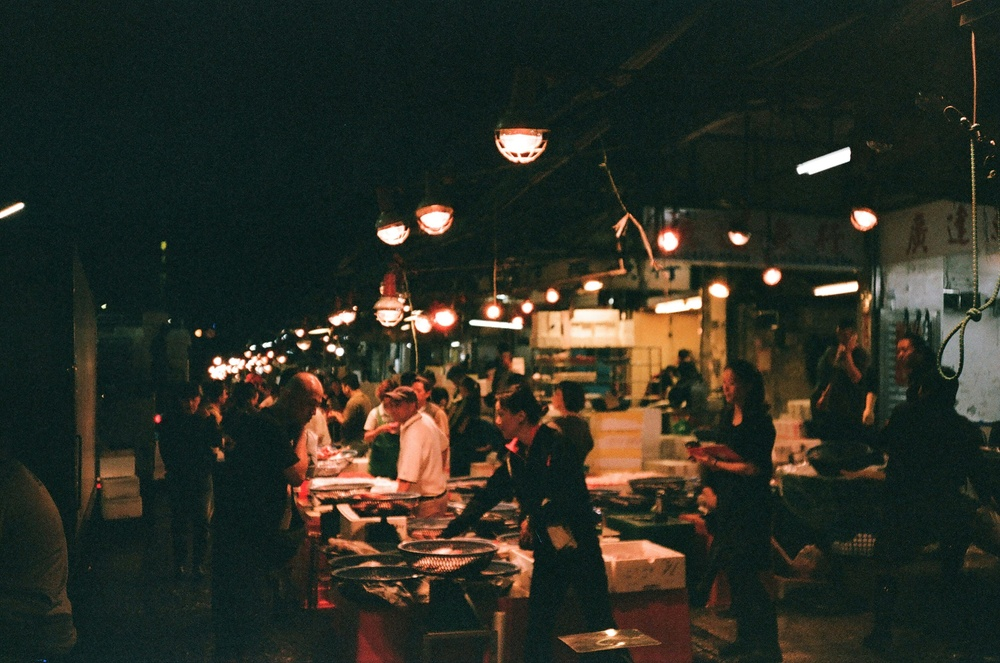
#> input picture img/03_Dim_Night_Market_Food_Alley.jpg, 1000 x 663 px, shrunk from 3130 x 2075 before the run
$ python inference.py -i ../../img/03_Dim_Night_Market_Food_Alley.jpg -o out.png
#> lines starting #> are read from the running program, lines starting #| are printed output that depends on the picture; after the words box and inside, x2 and y2 are one past the last pixel; in counts of white or black regions, pixels touching at a corner belong together
"""
Blind motion deconvolution using Wiener filter.
Estimates dominant blur direction via Fourier spectrum analysis,
then applies Wiener deconvolution.
"""
import argparse
import os
import cv2
import numpy as np
from scipy.signal import fftconvolve


def estimate_motion_kernel(gray, ksize=31):
    """Estimate motion blur angle from Fourier spectrum."""
    f = np.fft.fft2(gray.astype(np.float64))
    fshift = np.fft.fftshift(f)
    magnitude = np.log1p(np.abs(fshift))

    h, w = magnitude.shape
    cy, cx = h // 2, w // 2
    r = min(cy, cx) // 2

    best_angle = 0
    best_var = 0
    for angle_deg in range(0, 180, 5):
        angle_rad = np.deg2rad(angle_deg)
        vals = []
        for t in np.linspace(-r, r, 100):
            y = int(cy + t * np.sin(angle_rad))
            x = int(cx + t * np.cos(angle_rad))
            if 0 <= y < h and 0 <= x < w:
                vals.append(magnitude[y, x])
        v = np.var(vals) if vals else 0
        if v > best_var:
            best_var = v
            best_angle = angle_deg

    kernel = np.zeros((ksize, ksize), dtype=np.float64)
    center = ksize // 2
    angle_rad = np.deg2rad(best_angle)
    for i in range(ksize):
        offset = i - center
        y = int(center + offset * np.sin(angle_rad))
        x = int(center + offset * np.cos(angle_rad))
        if 0 <= y < ksize and 0 <= x < ksize:
            kernel[y, x] = 1.0
    kernel /= kernel.sum()
    return kernel, best_angle


def wiener_deconvolve(img, kernel, snr=0.01):
    """Per-channel Wiener deconvolution."""
    kernel_padded = np.zeros_like(img[:, :, 0], dtype=np.float64)
    kh, kw = kernel.shape
    kernel_padded[:kh, :kw] = kernel
    # center the kernel
    kernel_padded = np.roll(kernel_padded, -(kh // 2), axis=0)
    kernel_padded = np.roll(kernel_padded, -(kw // 2), axis=1)

    K = np.fft.fft2(kernel_padded)
    K_conj = np.conj(K)
    K_abs2 = np.abs(K) ** 2

    result = np.zeros_like(img, dtype=np.float64)
    for c in range(img.shape[2]):
        F = np.fft.fft2(img[:, :, c].astype(np.float64))
        W = K_conj / (K_abs2 + snr)
        result[:, :, c] = np.real(np.fft.ifft2(F * W))

    return np.clip(result, 0, 255).astype(np.uint8)


def main():
    parser = argparse.ArgumentParser()
    parser.add_argument('--input', '-i', type=str, required=True)
    parser.add_argument('--output', '-o', type=str, required=True)
    parser.add_argument('--kernel_size', type=int, default=21)
    parser.add_argument('--snr', type=float, default=0.005)
    args = parser.parse_args()

    img = cv2.imread(args.input)
#> img is the input picture: shape (663, 1000, 3); mean B, G, R 37.1, 46.4, 43.8
    if img is None:
        raise FileNotFoundError(f'Cannot read {args.input}')

    print(f'Input: {args.input} ({img.shape[1]}x{img.shape[0]})')
#| Input: ../../img/03_Dim_Night_Market_Food_Alley.jpg (1000x663)

    gray = cv2.cvtColor(img, cv2.COLOR_BGR2GRAY)
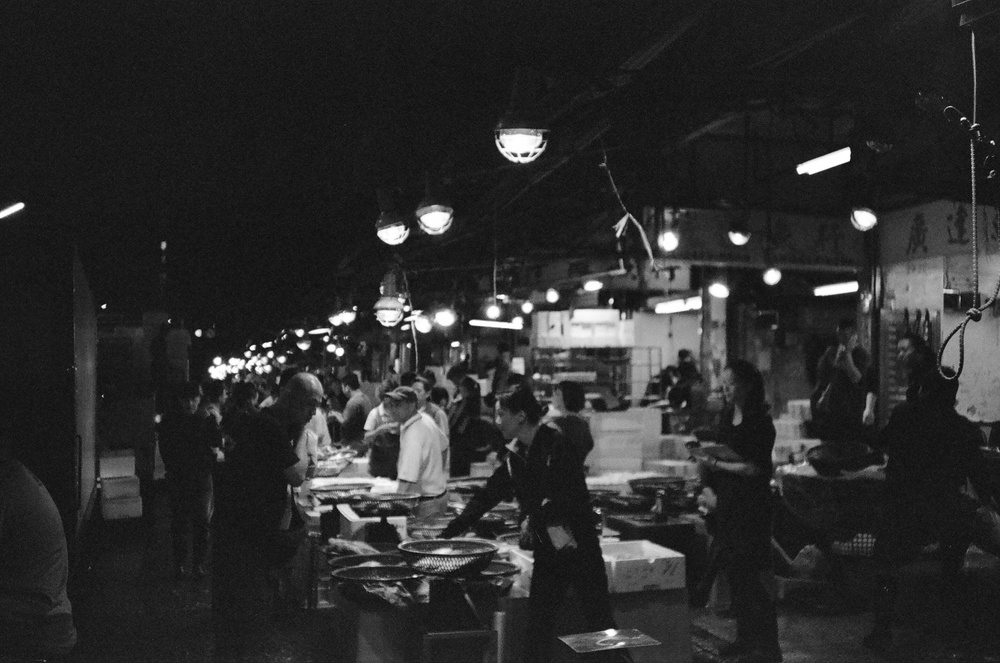
#> gray: shape (663, 1000); min 7, max 255, mean 44.6
    kernel, angle = estimate_motion_kernel(gray, ksize=args.kernel_size)
#> in estimate_motion_kernel, `magnitude = np.log1p(np.abs(fshift))`:
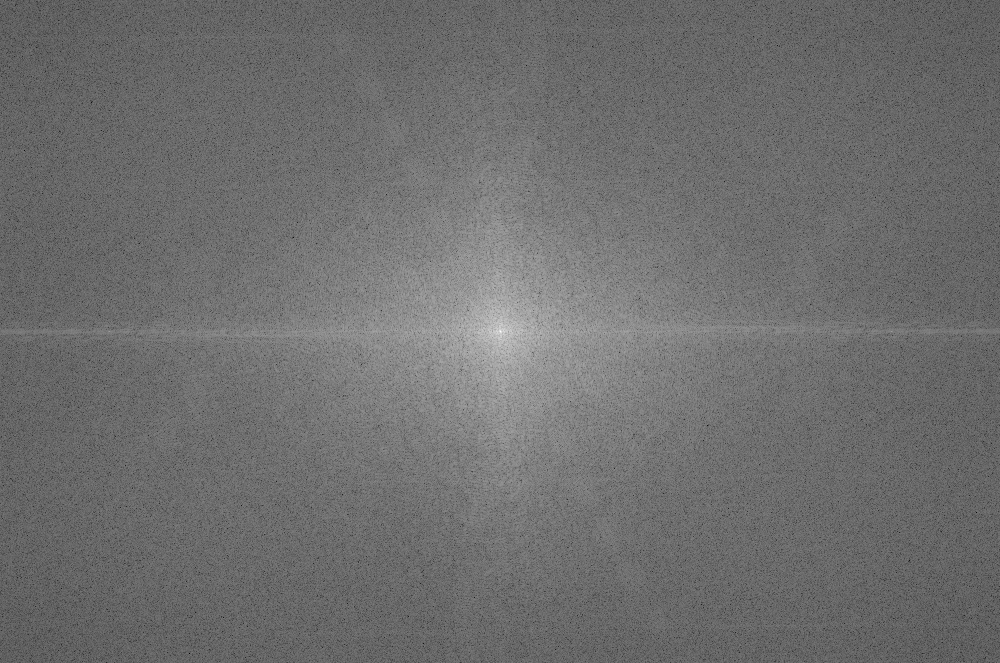
#> magnitude: shape (663, 1000) float64; min 1.5, max 17.2, mean 8.31; drawn with min black and max white
#> after the loop in estimate_motion_kernel, `for angle_deg in range(0, 180, 5):`: best_angle = 55; best_var = 2.49
#> in estimate_motion_kernel, `angle_rad = np.deg2rad(best_angle)`: angle_rad = 0.96
#> the loop in estimate_motion_kernel, `for i in range(ksize):` made 21 passes
#> (y, x) on passes 1 to 12: (1, 4), (2, 4), (3, 5), (4, 5), (5, 6), (5, 7), (6, 7), (7, 8), (8, 8), (9, 9), (10, 10), (10, 10)
#> after the loop in estimate_motion_kernel, `for i in range(ksize):`:
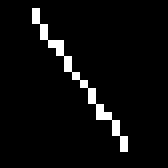
#> kernel: shape (21, 21) float64 (shown 8 times larger); values 0 (black) and 1 (white), 4.5% white in thin lines or dots, all inside (x1, y1, x2, y2) = (4, 1, 16, 19)
#> angle = 55
    print(f'Estimated motion blur angle: {angle} degrees, kernel size: {args.kernel_size}')
#| Estimated motion blur angle: 55 degrees, kernel size: 21

    result = wiener_deconvolve(img, kernel, snr=args.snr)
#> in wiener_deconvolve, `kernel_padded[:kh, :kw] = kernel`:
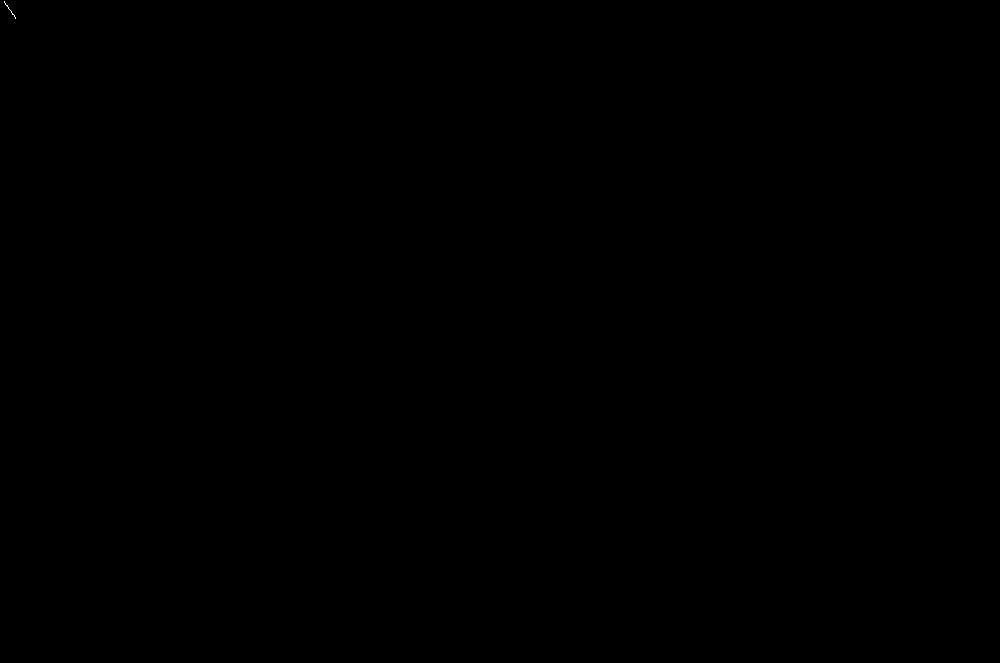
#> kernel_padded: shape (663, 1000) float64; values 0 (black) and 0.05 (white), 0% white in thin lines or dots, all inside (x1, y1, x2, y2) = (4, 1, 16, 19)
#> in wiener_deconvolve, `kernel_padded = np.roll(kernel_padded, -(kh // 2), axis=0)`: kernel_padded: shape (663, 1000) float64; values 0 (black) and 0.05 (white), 0% white in thin lines or dots, all inside (x1, y1, x2, y2) = (4, 0, 16, 663)
#> in wiener_deconvolve, `kernel_padded = np.roll(kernel_padded, -(kw // 2), axis=1)`: kernel_padded: shape (663, 1000) float64; values 0 (black) and 0.05 (white), 0% white in thin lines or dots
#> in wiener_deconvolve, `K_abs2 = np.abs(K) ** 2`:
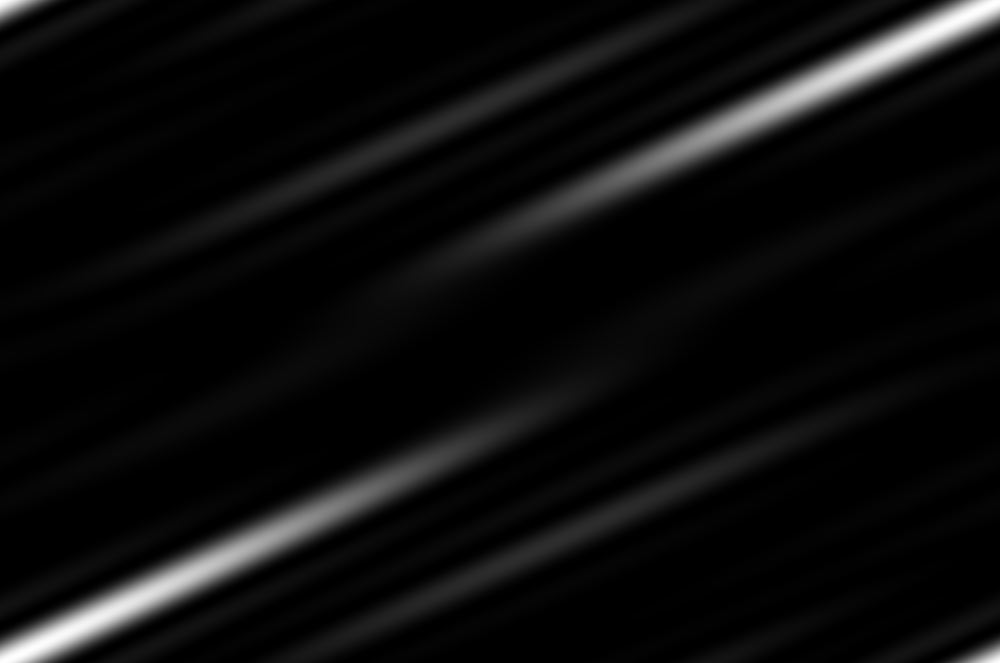
#> K_abs2: shape (663, 1000) float64; min 1.38e-33, max 1, mean 0.05
#> after the loop in wiener_deconvolve, `for c in range(img.shape[2]):`:
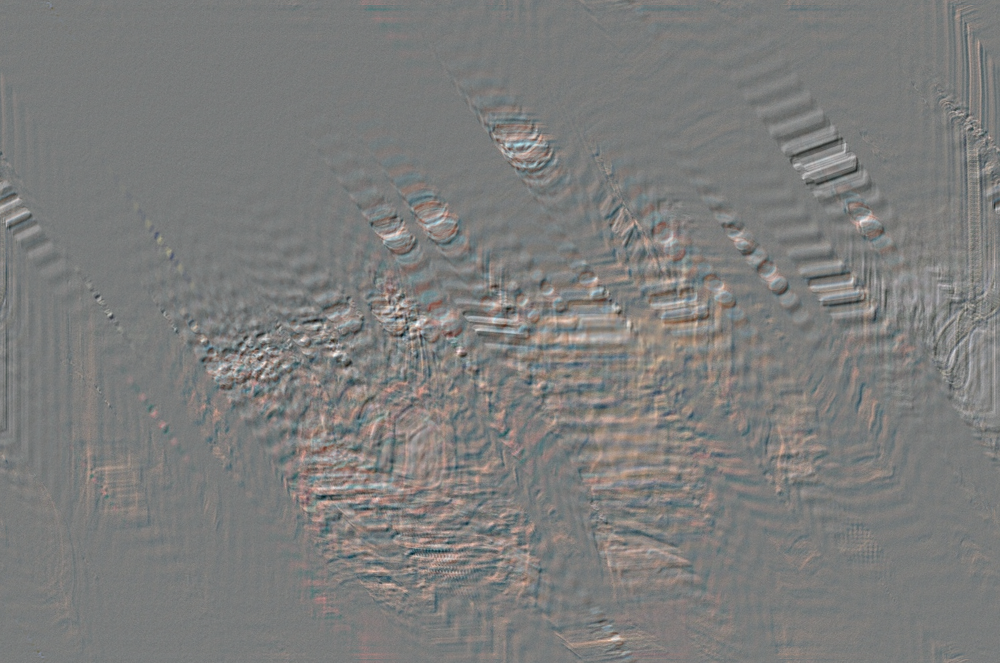
#> result: shape (663, 1000, 3) float64; mean B, G, R 36.9, 46.2, 43.6; drawn with min black and max white
#> in wiener_deconvolve, `return np.clip(result, 0, 255).astype(np.uint8)`:
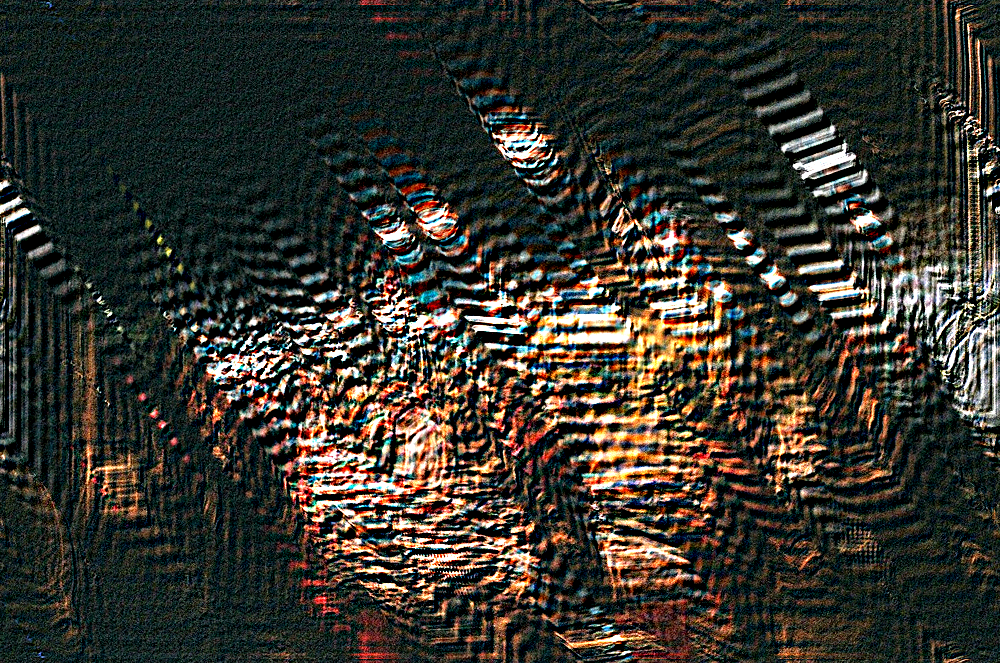
#> returned value: shape (663, 1000, 3); mean of channels 0, 1, 2 45.7, 53.4, 54.6; drawn as B, G, R

    os.makedirs(os.path.dirname(args.output) or '.', exist_ok=True)
    cv2.imwrite(args.output, result)
    print(f'Saved to {args.output}')


if __name__ == '__main__':
    main()

$ run again, on img/06_Shaking_Neon_Signs_Overhead_Night.jpg
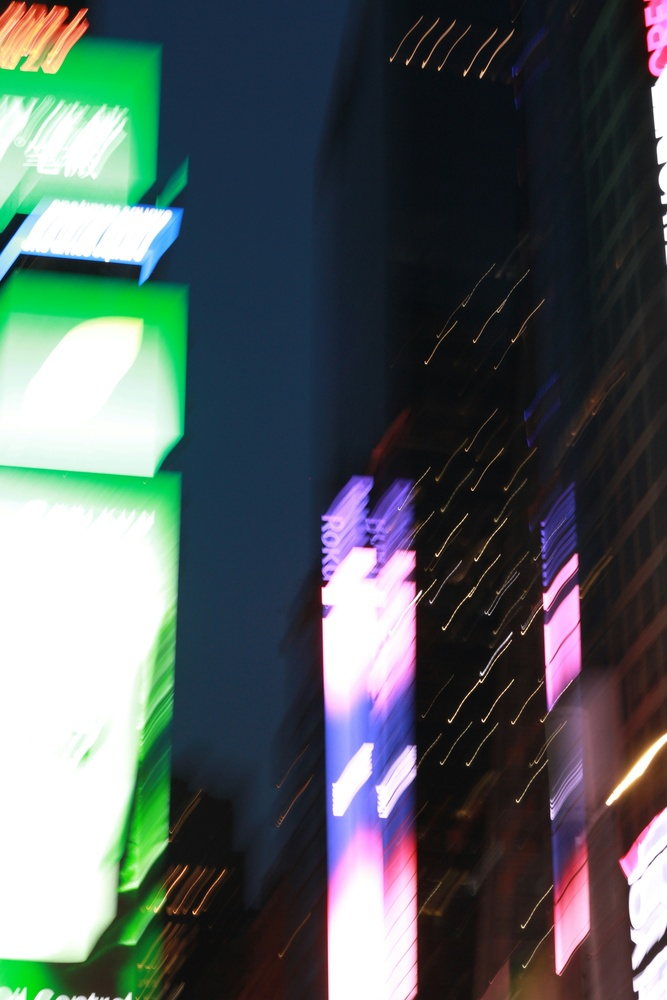
#> input picture img/06_Shaking_Neon_Signs_Overhead_Night.jpg, 667 x 1000 px, shrunk from 3456 x 5184 before the run
#> in main, img is the input picture: shape (1000, 667, 3); mean B, G, R 95.8, 94.7, 84.7
#| Input: ../../img/06_Shaking_Neon_Signs_Overhead_Night.jpg (667x1000)
#> after the loop in estimate_motion_kernel, `for angle_deg in range(0, 180, 5):`: best_angle = 15; best_var = 3.59
#> angle_rad = 0.262
#> the loop in estimate_motion_kernel, `for i in range(ksize):` made 21 passes
#> (y, x) on passes 1 to 8: (7, 0), (7, 1), (7, 2), (8, 3), (8, 4), (8, 5), (8, 6), (9, 7)
#> after the loop in estimate_motion_kernel, `for i in range(ksize):`:
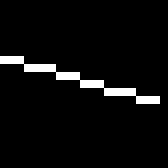
#> kernel: shape (21, 21) float64 (shown 8 times larger); values 0 (black) and 1 (white), 4.5% white in thin lines or dots, all inside (x1, y1, x2, y2) = (0, 7, 20, 13)
#> angle = 15
#| Estimated motion blur angle: 15 degrees, kernel size: 21
#> in wiener_deconvolve, `return np.clip(result, 0, 255).astype(np.uint8)`:
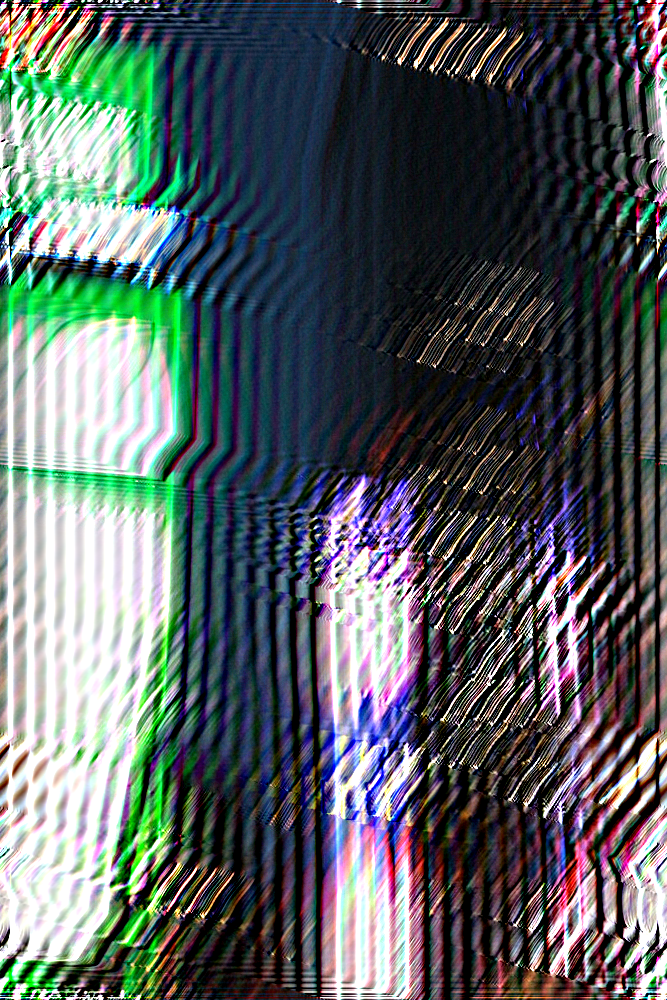
#> returned value: shape (1000, 667, 3); mean of channels 0, 1, 2 97.4, 96.2, 87.4; drawn as B, G, R
